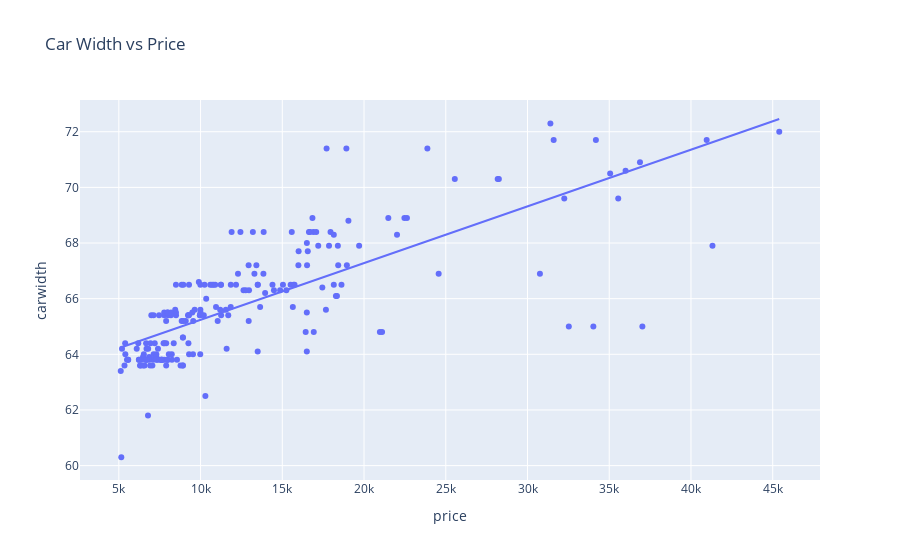

Notebook source saved alongside this figure:
### Code cell
px.scatter(body_data, x="price", y="carwidth", title="Car Width vs Price", trendline="ols")

### Figure 1 — Plotly figure (JSON) as saved in the notebook; plotly's stock layout.template omitted (floating-point values rounded to 4 significant figures; data arrays with more than 128 entries replaced by an {"elided": "..."} marker saying what was removed)
{"data": [{"hovertemplate": "price=%{x}<br>carwidth=%{y}<extra></extra>", "legendgroup": "", "marker": {"color": "#636efa", "symbol": "circle"}, "mode": "markers", "name": "", "orientation": "v", "showlegend": false, "type": "scatter", "x": {"elided": "205 float values"}, "xaxis": "x", "y": {"elided": "205 float values"}, "yaxis": "y"}, {"hovertemplate": "<b>OLS trendline</b><br>carwidth = 0.000203898 * price + 63.2007<br>R<sup>2</sup>=0.576575<br><br>price=%{x}<br>carwidth=%{y} <b>(trend)</b><extra></extra>", "legendgroup": "", "marker": {"color": "#636efa", "symbol": "circle"}, "mode": "lines", "name": "", "showlegend": false, "type": "scatter", "x": {"elided": "205 float values"}, "xaxis": "x", "y": {"elided": "205 float values"}, "yaxis": "y"}], "layout": {"legend": {"tracegroupgap": 0}, "title": {"text": "Car Width vs Price"}, "xaxis": {"anchor": "y", "domain": [0, 1], "title": {"text": "price"}}, "yaxis": {"anchor": "x", "domain": [0, 1], "title": {"text": "carwidth"}}}}
